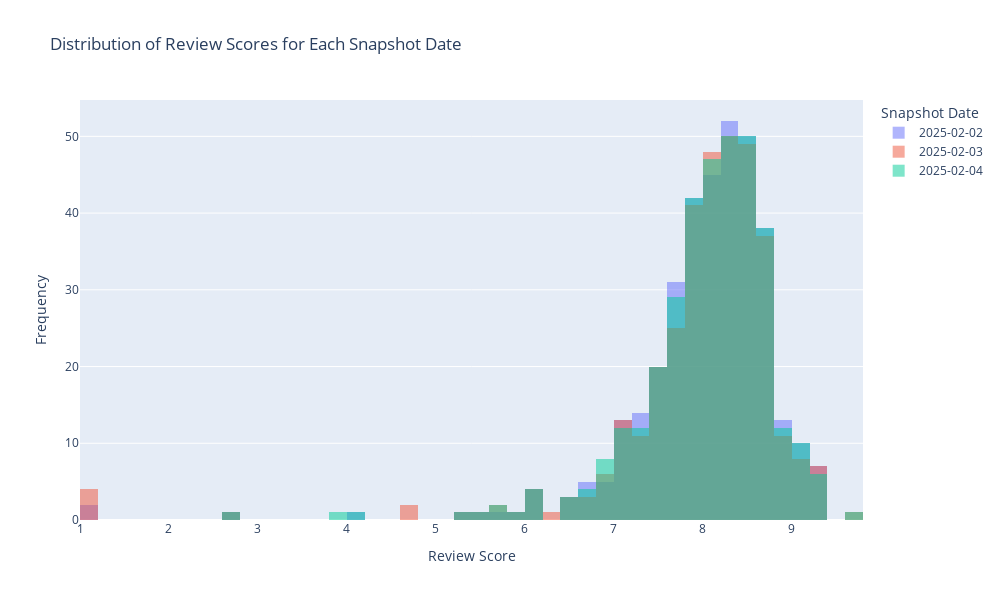

The cell this chart's notebook holds for it:
### Markdown cell above
The histogram above shows a right-skewed distribution of the number of reviews, where lower review counts appear with higher frequency. This suggests a heavy-tailed distribution, meaning that while most hotels have relatively few reviews, a small number of hotels have significantly higher review counts.

### Code cell
review_scores = bookings.groupby(['name', 'snapshot_date'], as_index=False)['review_score'].first()

# Create subplots for each snapshot date
fig = go.Figure()

for date in snapshot_dates:
    data = review_scores[review_scores['snapshot_date'] == date]['review_score'].dropna()
    fig.add_trace(go.Histogram(x=data, name=str(date), opacity=0.5, bingroup=100))

# Update layout to separate the graphs
fig.update_layout(
    title="Distribution of Review Scores for Each Snapshot Date",
    xaxis_title="Review Score",
    yaxis_title="Frequency",
    barmode='overlay',  # Ensures histograms are separate
    legend_title="Snapshot Date",
    width=1000,
    height=600
)

# Show interactive plot
fig.show()

### Figure 1 — Plotly figure (JSON) as saved in the notebook; plotly's stock layout.template omitted (floating-point values rounded to 4 significant figures; data arrays with more than 128 entries replaced by an {"elided": "..."} marker saying what was removed)
{"data": [{"bingroup": "100", "name": "2025-02-02", "opacity": 0.5, "type": "histogram", "x": {"elided": "365 float values"}}, {"bingroup": "100", "name": "2025-02-03", "opacity": 0.5, "type": "histogram", "x": {"elided": "351 float values"}}, {"bingroup": "100", "name": "2025-02-04", "opacity": 0.5, "type": "histogram", "x": {"elided": "357 float values"}}], "layout": {"barmode": "overlay", "height": 600, "legend": {"title": {"text": "Snapshot Date"}}, "title": {"text": "Distribution of Review Scores for Each Snapshot Date"}, "width": 1000, "xaxis": {"title": {"text": "Review Score"}}, "yaxis": {"title": {"text": "Frequency"}}}}
